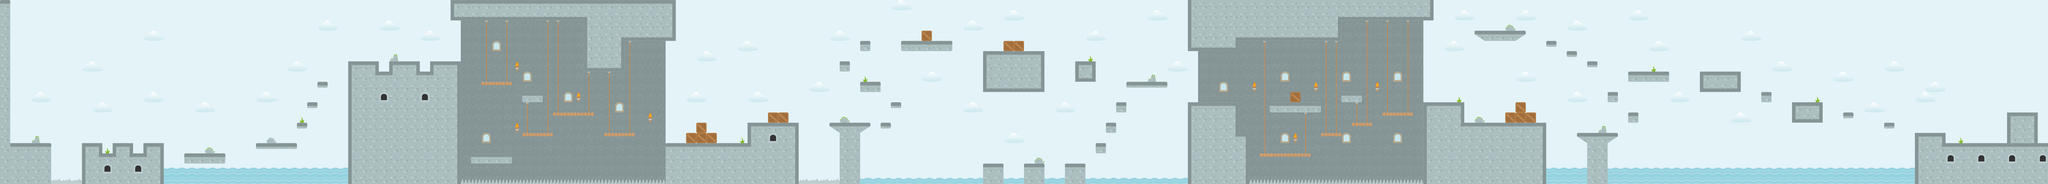

A 2D game scene composited from a Tiled map and its tileset images. What follows is a short description and the map's XML, with each tile layer's data collapsed to a summary:
An orthogonal 200x18 tile map with 70x70 px tiles, 3 tile layers (AirBackground, Collision, Decoration Background) and 102 objects.

<map version="1.0" orientation="orthogonal" renderorder="right-down" width="200" height="18" tilewidth="70" tileheight="70">
 <tileset firstgid="1" name="spritesheet_level4" tilewidth="70" tileheight="70">
  <image source="../images/spritesheet_level4.png" width="700" height="490" />
  <tile id="1">
   <properties>
    <property name="Class" value="GroundEnemy" />
    <property name="sheet" value="g_enemy1-lv4" />
   </properties>
  </tile>
  <tile id="2">
   <properties>
    <property name="Class" value="GroundEnemy" />
    <property name="sheet" value="g_enemy2-lv4" />
   </properties>
  </tile>
  <tile id="3">
   <properties>
    <property name="Class" value="VerticalEnemy" />
    <property name="sheet" value="v_enemy1-lv4" />
   </properties>
  </tile>
  <tile id="9">
   <properties>
    <property name="Class" value="Coin" />
    <property name="sheet" value="gold-coin" />
   </properties>
  </tile>
  <tile id="10">
   <properties>
    <property name="Class" value="Endgame" />
    <property name="sheet" value="endgame-top" />
   </properties>
  </tile>
  <tile id="11">
   <properties>
    <property name="Class" value="Endgame" />
    <property name="sheet" value="endgame-bottom" />
   </properties>
  </tile>
 </tileset>
 <layer name="AirBackground" width="200" height="18">
  <properties>
   <property name="boundingBox" value="true" />
   <property name="type" value="0" />
  </properties>
  <data>[3600 cells, 3600 non-empty, 2 distinct tile ids]</data>
 </layer>
 <layer name="Collision" width="200" height="18">
  <properties>
   <property name="collision" value="true" />
  </properties>
  <data>[3600 cells, 771 non-empty, 27 distinct tile ids]</data>
 </layer>
 <layer name="Decoration Background" width="200" height="18">
  <properties>
   <property name="type" value="0" />
  </properties>
  <data>[3600 cells, 436 non-empty, 23 distinct tile ids]</data>
 </layer>
 <objectgroup name="Enemies">
  <object gid="4" x="420" y="910" />
  <object gid="2" x="1890" y="980" />
  <object gid="4" x="2310" y="420" />
  <object gid="3" x="2800" y="420" />
  <object gid="3" x="3010" y="420" />
  <object gid="2" x="3360" y="560" />
  <object gid="3" x="3920" y="770" />
  <object gid="3" x="3640" y="910" />
  <object gid="3" x="5110" y="840" />
  <object gid="4" x="4410" y="910" />
  <object gid="4" x="5530" y="770" />
  <object gid="4" x="5950" y="770" />
  <object gid="4" x="5810" y="350" />
  <object gid="4" x="6020" y="210" />
  <object gid="4" x="7210" y="350" />
  <object gid="3" x="6930" y="280" />
  <object gid="3" x="7070" y="1120" />
  <object gid="4" x="7420" y="910" />
  <object gid="4" x="8050" y="560" />
  <object gid="2" x="8330" y="700" />
  <object gid="4" x="8960" y="980" />
  <object gid="4" x="9660" y="700" />
  <object gid="2" x="10150" y="840" />
  <object gid="3" x="10920" y="910" />
  <object gid="4" x="10920" y="420" />
  <object gid="4" x="10500" y="210" />
  <object gid="4" x="11480" y="420" />
  <object gid="4" x="11970" y="490" />
  <object gid="4" x="12460" y="630" />
  <object gid="4" x="12740" y="700" />
  <object gid="4" x="13020" y="840" />
  <object gid="3" x="13160" y="910" />
  <object gid="2" x="13650" y="980" />
  <object gid="2" x="13440" y="980" />
  <object gid="2" x="8960" y="700" />
  <object gid="3" x="8680" y="700" />
  <object gid="2" x="1050" y="980" />
  <object gid="3" x="560" y="980" />
 </objectgroup>
 <objectgroup name="Endgame">
  <object gid="12" x="13790" y="980" />
  <object gid="11" x="13790" y="910" />
 </objectgroup>
 <objectgroup name="Coins">
  <object gid="10" x="700" y="1050" />
  <object gid="10" x="770" y="980" />
  <object gid="10" x="840" y="980" />
  <object gid="10" x="910" y="1050" />
  <object gid="10" x="1330" y="1050" />
  <object gid="10" x="1400" y="1050" />
  <object gid="10" x="2030" y="840" />
  <object gid="10" x="2100" y="700" />
  <object gid="10" x="2170" y="560" />
  <object gid="10" x="2590" y="490" />
  <object gid="10" x="2870" y="490" />
  <object gid="10" x="3570" y="630" />
  <object gid="10" x="3640" y="630" />
  <object gid="10" x="3430" y="1050" />
  <object gid="10" x="3360" y="1050" />
  <object gid="10" x="3290" y="1050" />
  <object gid="10" x="3220" y="1050" />
  <object gid="10" x="4130" y="910" />
  <object gid="10" x="4200" y="910" />
  <object gid="10" x="4270" y="910" />
  <object gid="10" x="4690" y="910" />
  <object gid="10" x="4760" y="840" />
  <object gid="10" x="4830" y="910" />
  <object gid="10" x="5320" y="770" />
  <object gid="10" x="5250" y="770" />
  <object gid="10" x="5740" y="840" />
  <object gid="10" x="5810" y="840" />
  <object gid="10" x="6300" y="210" />
  <object gid="10" x="6230" y="280" />
  <object gid="10" x="6370" y="280" />
  <object gid="10" x="5950" y="560" />
  <object gid="10" x="5880" y="560" />
  <object gid="10" x="6720" y="350" />
  <object gid="10" x="7070" y="350" />
  <object gid="10" x="7350" y="420" />
  <object gid="10" x="7420" y="420" />
  <object gid="10" x="7350" y="1120" />
  <object gid="10" x="7280" y="1120" />
  <object gid="10" x="6790" y="1120" />
  <object gid="10" x="6720" y="1120" />
  <object gid="10" x="7560" y="840" />
  <object gid="10" x="7770" y="560" />
  <object gid="10" x="7840" y="560" />
  <object gid="10" x="8820" y="630" />
  <object gid="10" x="8820" y="1050" />
  <object gid="10" x="8750" y="1050" />
  <object gid="10" x="8680" y="1050" />
  <object gid="10" x="9520" y="770" />
  <object gid="10" x="9800" y="700" />
  <object gid="10" x="9870" y="700" />
  <object gid="10" x="9940" y="700" />
  <object gid="10" x="10360" y="700" />
  <object gid="10" x="11200" y="490" />
  <object gid="10" x="11270" y="490" />
  <object gid="10" x="10290" y="210" />
  <object gid="10" x="10220" y="210" />
  <object gid="10" x="10150" y="210" />
  <object gid="10" x="11690" y="490" />
  <object gid="10" x="11760" y="490" />
  <object gid="10" x="12320" y="700" />
  <object gid="10" x="12600" y="770" />
  <object gid="10" x="12880" y="840" />
 </objectgroup>
</map>